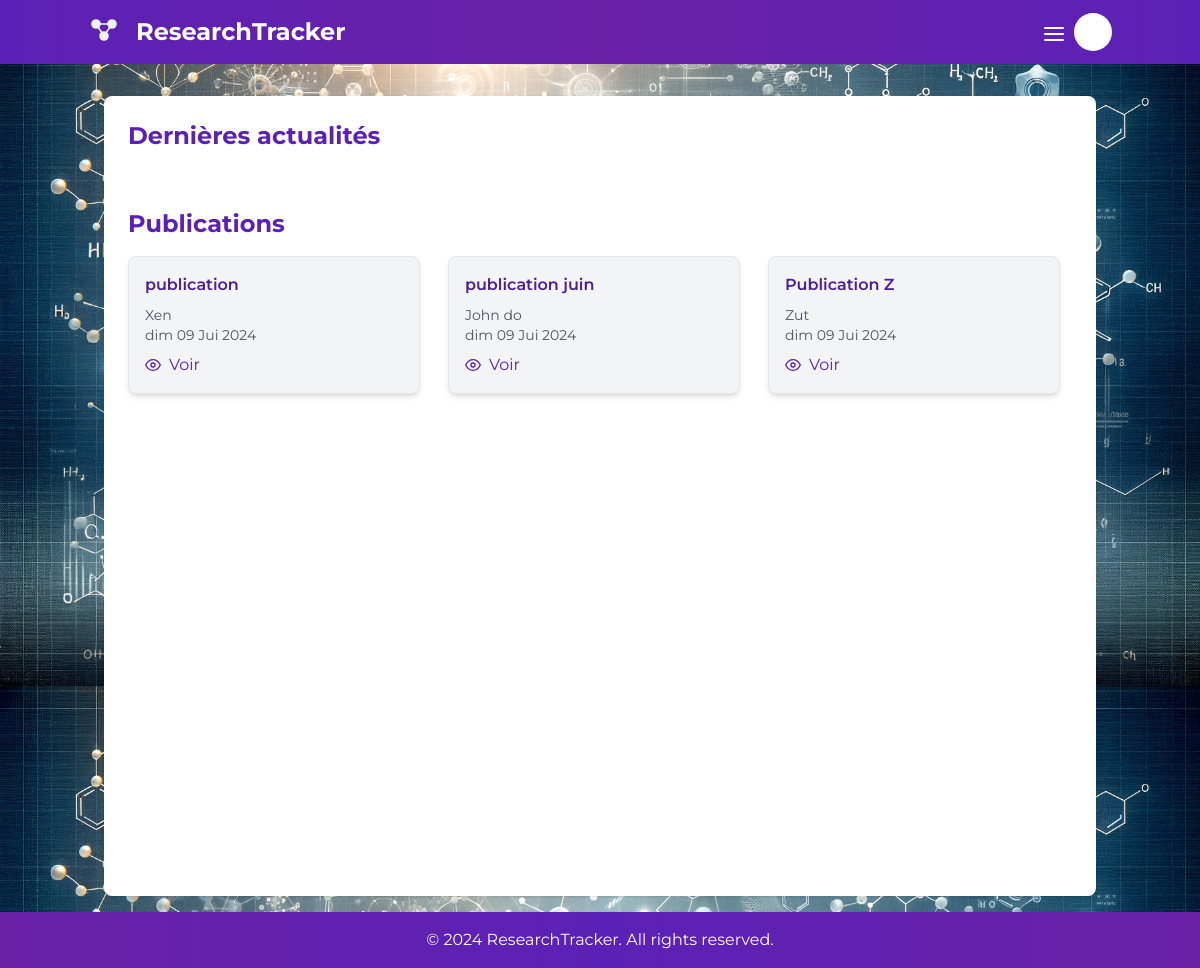
Before: / with the older database file.
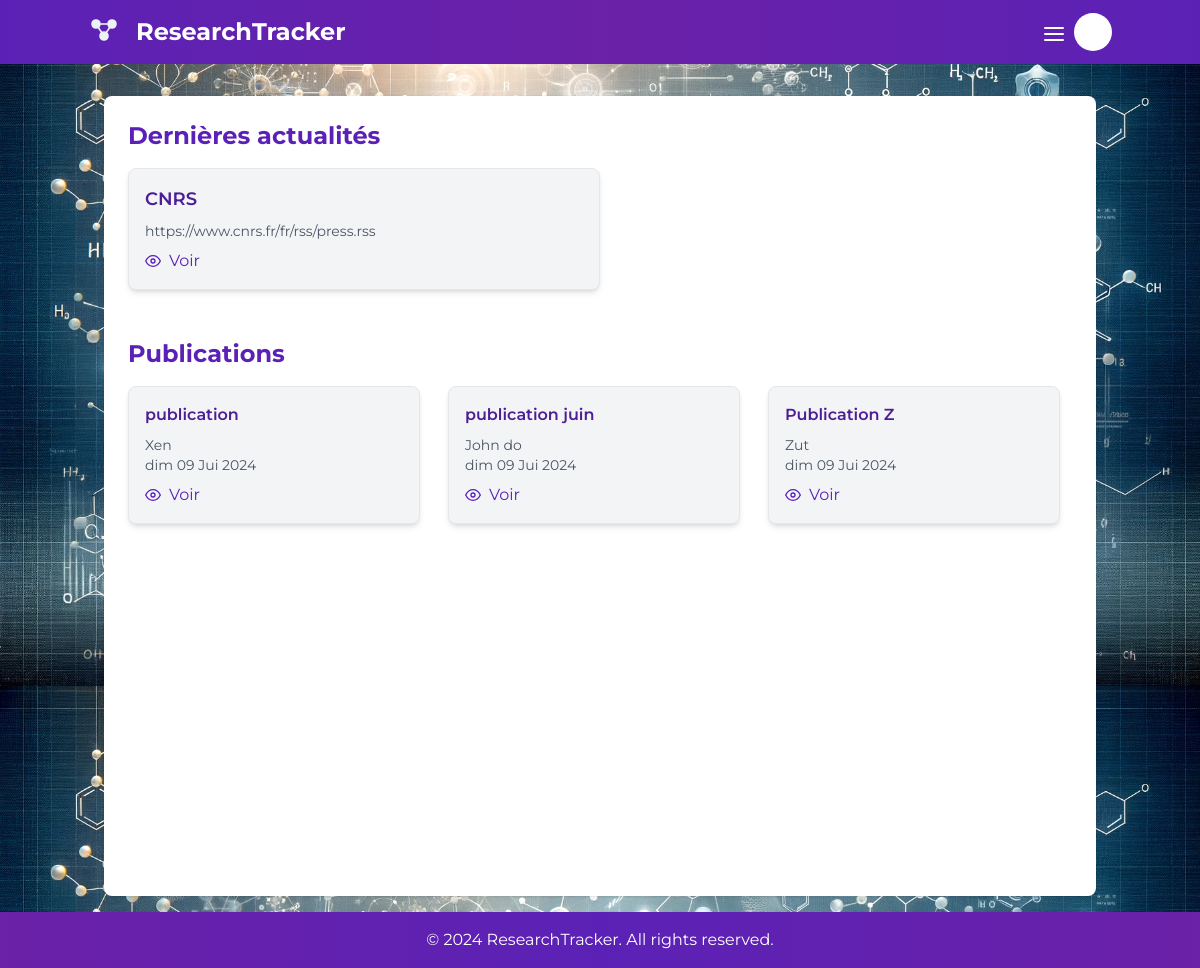
After: the same page with the newer database file.
### publications/models.py (models this page shows, shortened)
class Publication(models.Model):
    SOURCE_CHOICES = [
        ('web', 'Web'),
        ('manual', 'Manual'),
    ]
    user = models.ForeignKey(settings.AUTH_USER_MODEL, on_delete=models.CASCADE, null=True, blank=True)
    title = models.CharField(max_length=200)
    authors = models.TextField()
    publication_date = models.DateField()
    project = models.ForeignKey(Project, on_delete=models.CASCADE, related_name='publications', null=True, blank=True)
    journal = models.CharField(max_length=200)
    doi = models.CharField(max_length=100)
    source = models.CharField(max_length=10, choices=SOURCE_CHOICES, default='manual')
    initial_version = models.ForeignKey('PublicationVersion', null=True, blank=True, on_delete=models.SET_NULL,
                                        related_name='initial_publication')
    current_version = models.ForeignKey('PublicationVersion', null=True, blank=True, on_delete=models.SET_NULL,
                                        related_name='current_publication')
    created_at = models.DateTimeField(auto_now=True)

### feeds/models.py (models this page shows, shortened)
class RSSFeed(models.Model):
    title = models.CharField(max_length=200)
    url = models.URLField()
    description = models.TextField(blank=True, null=True)
    created_at = models.DateTimeField(auto_now_add=True)

### home/views.py (the view)
# urls.py: path('', HomeView.as_view(), name='home'),
class HomeView(ListView):
    model = RSSFeed
    template_name = 'home/home.html'
    context_object_name = 'rss_feeds'
    def get_context_data(self, **kwargs):
        context = super().get_context_data(**kwargs)
        context['publications'] = Publication.objects.all()  # Ajoutez les publications au contexte
        return context

### home/templates/home/home.html (shortened to what this page needs)
{% extends "base.html" %}
{% block content %}
<div class="bg-white shadow rounded-lg p-6  min-h-screen">
    <h2 class="text-2xl font-bold mb-4 text-violet-800">Dernières actualités</h2>
    <div class="flex gap-y-4 ">
        {% for rss_feed in rss_feeds %}
            <div class="w-1/2 border p-4 bg-gray-100 rounded-lg shadow-md mr-3 mb-2 ">
                <p class="font-semibold text-lg text-violet-900 mb-2">{{ rss_feed.title }}</p>
                <p class="text-sm text-gray-600 break-words mb-2">{{ rss_feed.url }}</p>
                <a href="{% url 'rss-feed-detail' rss_feed.pk %}" class="text-md flex items-center text-violet-800 hover:underline">
                    <i data-feather="eye" class="md-icon mr-2"></i> Voir
                </a>
            </div>
        {% endfor %}
    </div>
    <h2 class="text-2xl font-bold mb-4 text-violet-800 mt-10">Publications</h2>
    <div class="flex gap-4">
        {% for publication in publications %}
            <div class="w-1/2 border p-4 bg-gray-100 rounded-lg shadow-md mr-3 ">
                <p class="text-violet-900 font-semibold text-md mb-2">{{ publication.title }}</p>
                <p class="text-sm text-gray-600">{{ publication.authors }}</p>
                <p class="text-sm text-gray-600 mb-2">{{ publication.publication_date|date:"D d M Y" }}</p>
                <a href="{% url 'publication-detail' publication.pk %}" class="text-md flex items-center text-violet-800 hover:underline">
                    <i data-feather="eye" class="md-icon mr-2"></i> Voir
                </a>
            </div>
        {% endfor %}
    </div>
</div>
{% endblock %}

Changed rows visible on the page:
added RSSFeed: title "CNRS", url "https://www.cnrs.fr/fr/rss/press.rss"
